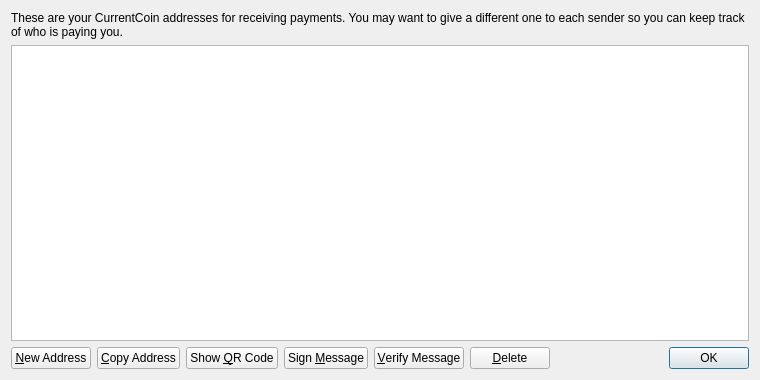
<?xml version="1.0" encoding="UTF-8"?>
<ui version="4.0">
 <class>AddressBookPage</class>
 <widget class="QWidget" name="AddressBookPage">
  <property name="geometry">
   <rect>
    <x>0</x>
    <y>0</y>
    <width>760</width>
    <height>380</height>
   </rect>
  </property>
  <property name="windowTitle">
   <string>Address Book</string>
  </property>
  <layout class="QVBoxLayout" name="verticalLayout">
   <item>
    <widget class="QLabel" name="labelExplanation">
     <property name="text">
      <string>These are your CurrentCoin addresses for receiving payments. You may want to give a different one to each sender so you can keep track of who is paying you.</string>
     </property>
     <property name="textFormat">
      <enum>Qt::PlainText</enum>
     </property>
     <property name="wordWrap">
      <bool>true</bool>
     </property>
    </widget>
   </item>
   <item>
    <widget class="QTableView" name="tableView">
     <property name="contextMenuPolicy">
      <enum>Qt::CustomContextMenu</enum>
     </property>
     <property name="toolTip">
      <string>Double-click to edit address or label</string>
     </property>
     <property name="tabKeyNavigation">
      <bool>false</bool>
     </property>
     <property name="alternatingRowColors">
      <bool>true</bool>
     </property>
     <property name="selectionMode">
      <enum>QAbstractItemView::SingleSelection</enum>
     </property>
     <property name="selectionBehavior">
      <enum>QAbstractItemView::SelectRows</enum>
     </property>
     <property name="sortingEnabled">
      <bool>true</bool>
     </property>
     <attribute name="verticalHeaderVisible">
      <bool>false</bool>
     </attribute>
    </widget>
   </item>
   <item>
    <layout class="QHBoxLayout" name="horizontalLayout">
     <item>
      <widget class="QPushButton" name="newAddressButton">
       <property name="toolTip">
        <string>Create a new address</string>
       </property>
       <property name="text">
        <string>&amp;New Address</string>
       </property>
       <property name="icon">
        <iconset resource="../bitcoin.qrc">
         <normaloff>:/icons/add</normaloff>:/icons/add</iconset>
       </property>
      </widget>
     </item>
     <item>
      <widget class="QPushButton" name="copyToClipboard">
       <property name="toolTip">
        <string>Copy the currently selected address to the system clipboard</string>
       </property>
       <property name="text">
        <string>&amp;Copy Address</string>
       </property>
       <property name="icon">
        <iconset resource="../bitcoin.qrc">
         <normaloff>:/icons/editcopy</normaloff>:/icons/editcopy</iconset>
       </property>
      </widget>
     </item>
     <item>
      <widget class="QPushButton" name="showQRCode">
       <property name="text">
        <string>Show &amp;QR Code</string>
       </property>
       <property name="icon">
        <iconset resource="../bitcoin.qrc">
         <normaloff>:/icons/qrcode</normaloff>:/icons/qrcode</iconset>
       </property>
      </widget>
     </item>
     <item>
      <widget class="QPushButton" name="signMessage">
       <property name="toolTip">
        <string>Sign a message to prove you own a CurrentCoin address</string>
       </property>
       <property name="text">
        <string>Sign &amp;Message</string>
       </property>
       <property name="icon">
        <iconset resource="../bitcoin.qrc">
         <normaloff>:/icons/edit</normaloff>:/icons/edit</iconset>
       </property>
      </widget>
     </item>
     <item>
      <widget class="QPushButton" name="verifyMessage">
       <property name="toolTip">
        <string>Verify a message to ensure it was signed with a specified CurrentCoin address</string>
       </property>
       <property name="text">
        <string>&amp;Verify Message</string>
       </property>
       <property name="icon">
        <iconset resource="../bitcoin.qrc">
         <normaloff>:/icons/transaction_0</normaloff>:/icons/transaction_0</iconset>
       </property>
      </widget>
     </item>
     <item>
      <widget class="QPushButton" name="deleteButton">
       <property name="toolTip">
        <string>Delete the currently selected address from the list</string>
       </property>
       <property name="text">
        <string>&amp;Delete</string>
       </property>
       <property name="icon">
        <iconset resource="../bitcoin.qrc">
         <normaloff>:/icons/remove</normaloff>:/icons/remove</iconset>
       </property>
      </widget>
     </item>
     <item>
      <spacer name="horizontalSpacer">
       <property name="orientation">
        <enum>Qt::Horizontal</enum>
       </property>
       <property name="sizeHint" stdset="0">
        <size>
         <width>40</width>
         <height>20</height>
        </size>
       </property>
      </spacer>
     </item>
     <item>
      <widget class="QDialogButtonBox" name="buttonBox">
       <property name="sizePolicy">
        <sizepolicy hsizetype="Maximum" vsizetype="Fixed">
         <horstretch>0</horstretch>
         <verstretch>0</verstretch>
        </sizepolicy>
       </property>
       <property name="standardButtons">
        <set>QDialogButtonBox::Ok</set>
       </property>
      </widget>
     </item>
    </layout>
   </item>
  </layout>
 </widget>
 <resources>
  <include location="../bitcoin.qrc"/>
 </resources>
 <connections/>
</ui>
